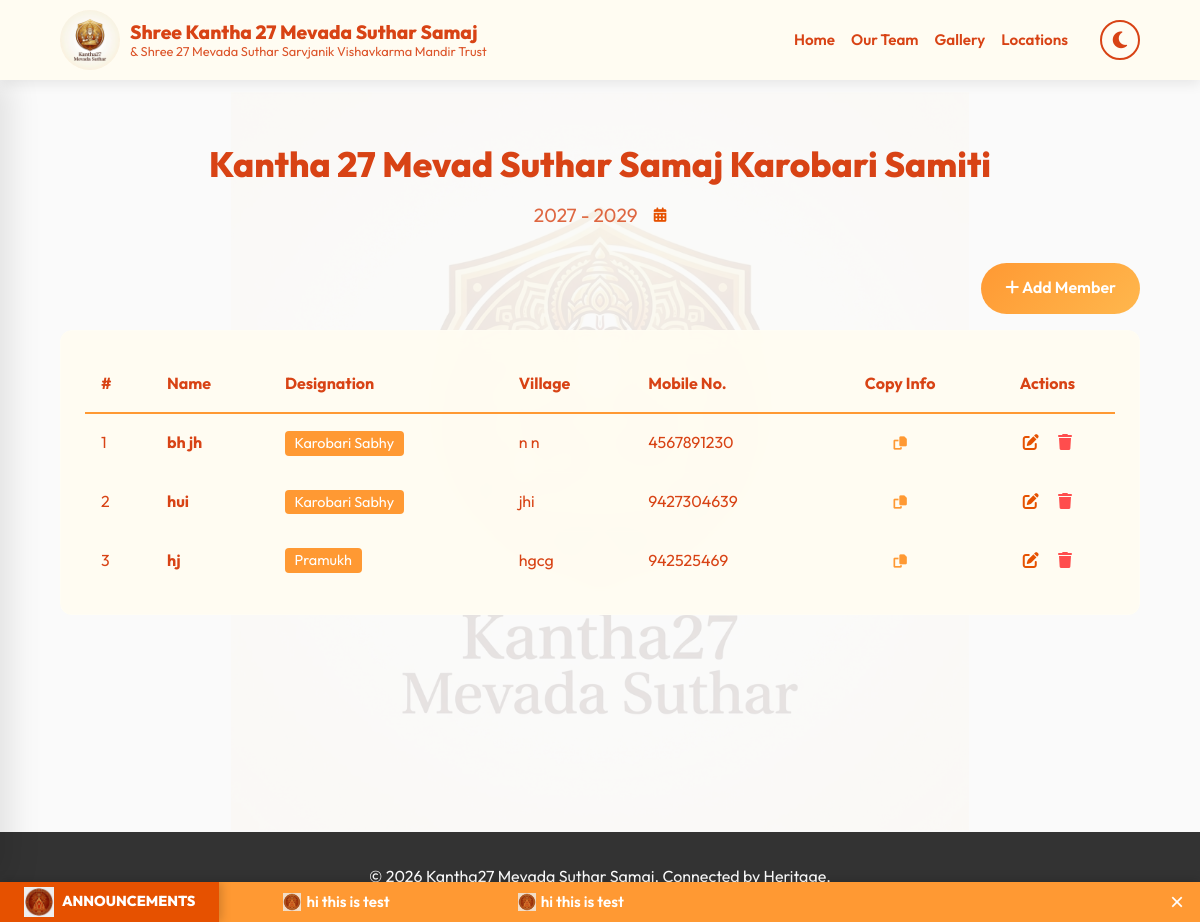
The page /management/committee/ (signed in) on the database its author committed.
### management/models.py (models this page shows, shortened)
class CommitteeSettings(models.Model):
    start_year = models.PositiveIntegerField(_("Start Year"), default=2025)
    end_year = models.PositiveIntegerField(_("End Year"), default=2026)
    class Meta:
        verbose_name = _("Committee Settings")
        verbose_name_plural = _("Committee Settings")

class CommitteeMember(models.Model):
    POSITIONS = [
        ('PRAMUKH', _('Pramukh')),
        ('UP_PRAMUKH', _('Up-pramukh')),
        ('MANTRI', _('Mantri')),
        ('SAH_MANTRI', _('Sah-Mantri')),
        ('KHAJANCHI', _('Khajanchi')),
        ('SAMAJIK_CONVENER', _('Samajik Convener')),
        ('ARTHIC_CONVENER', _('Arthic Convener')),
        ('SHAIKSHANIK_CONVENER', _('Shaikshanik Convener')),
        ('KAROBARI_SABHY', _('Karobari Sabhy')),
        ('AUDITOR', _('Extra Auditor')),
    ]
    POSITION_LIMITS = {
        'PRAMUKH': 1,
        'UP_PRAMUKH': 1,
        'MANTRI': 1,
        'SAH_MANTRI': 1,
        'KHAJANCHI': 1,
        'SAMAJIK_CONVENER': 4,
        'ARTHIC_CONVENER': 4,
        'SHAIKSHANIK_CONVENER': 6,
        'KAROBARI_SABHY': 27,
        'AUDITOR': 1,
    }
    name = models.CharField(_("Name"), max_length=200)
    designation = models.CharField(_("Designation"), max_length=50, choices=POSITIONS)
    village = models.CharField(_("Village"), max_length=100)
    mobile_number = models.CharField(_("Mobile Number"), max_length=15)
    display_order = models.PositiveIntegerField(_("Display Order"), default=0)
    person = models.ForeignKey('people.Person', on_delete=models.SET_NULL, null=True, blank=True, related_name='committee_memberships')
    class Meta:
        verbose_name = _("Committee Member")
        verbose_name_plural = _("Committee Members")
        ordering = ['display_order', 'name']

### news/models.py (models this page shows, shortened)
class NewsAnnouncement(models.Model):
    message = models.TextField(help_text="The announcement text to display in the scroller.")
    is_active = models.BooleanField(default=True, help_text="Toggle visibility of this announcement.")
    scroll_speed = models.IntegerField(default=20, help_text="Speed in seconds (e.g., 20 = Slow, 10 = Fast).")
    created_at = models.DateTimeField(auto_now_add=True)
    updated_at = models.DateTimeField(auto_now=True)

### management/views.py (the view)
# urls.py: path('committee/', views.committee_list, name='committee_list'),
def committee_list(request):
    members = CommitteeMember.objects.all()
    settings = CommitteeSettings.objects.first()
    return render(request, 'management/committee_list.html', {
        'members': members,
        'settings': settings
    })

### news/templatetags/news_tags.py (called while the page is built)
@register.inclusion_tag('news/ticker.html')
def news_ticker():
    announcements = NewsAnnouncement.objects.filter(is_active=True).order_by('-created_at')
    speed = 20
    if announcements.exists():
        speed = announcements.first().scroll_speed
    return {
        'announcements': announcements,
        'speed': speed
    }

### templates/management/committee_list.html (shortened to what this page needs)
{% extends 'base/base.html' %}
{% load i18n %}
{% block content %}
<div class="committee-container">
    <div style="text-align: center; margin-bottom: 2rem;">
        <h1 class="text-accent" style="margin-bottom: 0.5rem; font-weight: 800; font-size: 2.2rem;">
            {% trans "Kantha 27 Mevad Suthar Samaj Karobari Samiti" %}
        </h1>
        <div style="display: flex; justify-content: center; align-items: center; gap: 1rem;">
            <p style="font-size: 1.2rem; opacity: 0.8; margin: 0;">
                {% if settings %}
                {{ settings.start_year }} - {{ settings.end_year }}
                {% else %}
                2025 - 2026
                {% endif %}
            </p>
            {% if user.is_authenticated and user.role in 'ADMIN SUB_ADMIN' or user.is_superuser %}
            <a href="{% url 'committee_settings' %}" class="text-accent" title="Edit Years" style="font-size: 0.9rem;">
                <i class="fas fa-calendar-alt"></i>
            </a>
            {% endif %}
        </div>
    </div>
    <div style="display: flex; justify-content: flex-end; margin-bottom: 1rem;">
        {% if user.is_authenticated and user.role in 'ADMIN SUB_ADMIN' or user.is_superuser %}
        <a href="{% url 'committee_create' %}" class="btn-primary">
            <i class="fas fa-plus"></i> {% trans "Add Member" %}
        </a>
        {% endif %}
    </div>
    <div class="table-responsive"
        style="background: var(--glass-bg); padding: 1.5rem; border-radius: 12px; backdrop-filter: blur(10px); border: 1px solid rgba(255, 255, 255, 0.1);">
        <table class="data-table" style="width: 100%; border-collapse: collapse;">
            <thead>
                <tr style="border-bottom: 2px solid var(--primary-color);">
                    <th style="padding: 1rem; text-align: left;">#</th>
                    <th style="padding: 1rem; text-align: left;">{% trans "Name" %}</th>
                    <th style="padding: 1rem; text-align: left;">{% trans "Designation" %}</th>
                    <th style="padding: 1rem; text-align: left;">{% trans "Village" %}</th>
                    <th style="padding: 1rem; text-align: left;">{% trans "Mobile No." %}</th>
                    <th style="padding: 1rem; text-align: center;">{% trans "Copy Info" %}</th>
                    {% if user.is_authenticated and user.role in 'ADMIN SUB_ADMIN' or user.is_superuser %}
                    <th style="padding: 1rem; text-align: center;">{% trans "Actions" %}</th>
                    {% endif %}
                </tr>
            </thead>
            <tbody>
                {% for member in members %}
                <tr style="border-bottom: 1px solid rgba(255, 255, 255, 0.05); transition: background 0.3s;"
                    onmouseover="this.style.background='rgba(255, 255, 255, 0.05)'"
                    onmouseout="this.style.background='transparent'">
                    <td style="padding: 1rem;">{{ forloop.counter }}</td>
                    <td style="padding: 1rem; font-weight: bold;">{{ member.name }}</td>
                    <td style="padding: 1rem;">
                        <span
                            style="background: var(--primary-color); color: white; padding: 0.2rem 0.6rem; border-radius: 4px; font-size: 0.9rem;">
                            {{ member.get_designation_display }}
                        </span>
                    </td>
                    <td style="padding: 1rem;">{{ member.village }}</td>
                    <td style="padding: 1rem;">{{ member.mobile_number }}</td>
                    <td style="padding: 1rem; text-align: center;">
                        <button class="btn-copy"
                            onclick="copyMemberInfo(event, '{{ member.name|escapejs }}', '{{ member.designation|escapejs }}', '{{ member.village|escapejs }}', '{{ member.mobile_number|escapejs }}')"
                            style="background: none; border: none; cursor: pointer; color: var(--primary-color); transition: transform 0.2s;">
                            <i class="fas fa-copy"></i>
                        </button>
                    </td>
                    {% if user.is_authenticated and user.role in 'ADMIN SUB_ADMIN' or user.is_superuser %}
                    <td style="padding: 1rem; text-align: center;">
                        <a href="{% url 'committee_update' member.pk %}" class="text-accent"
                            style="margin-right: 1rem;"><i class="fas fa-edit"></i></a>
                        <a href="{% url 'committee_delete' member.pk %}" style="color: #ff4d4d;"><i
                                class="fas fa-trash"></i></a>
                    </td>
                    {% endif %}
                </tr>
                {% empty %}
                <tr>
                    <td colspan="7" style="padding: 2rem; text-align: center; opacity: 0.7;">
                        {% trans "No committee members found." %}
                    </td>
                </tr>
                {% endfor %}
            </tbody>
        </table>
    </div>
</div>
{% endblock %}

### templates/news/ticker.html
{% load static %}
{% if announcements %}
<div class="news-ticker-container">
    <div class="ticker-label">
        <img src="{% static 'img/ticker_logo.png' %}" alt="News" style="height: 30px; margin-right: 8px;">
        Announcements
    </div>
    <div class="ticker-wrap">
        <div class="ticker-move" style="animation-duration: {{ speed }}s;">
            <div class="ticker-group">
                {% for item in announcements %}
                <div class="ticker-item">
                    <img src="{% static 'img/ticker_logo.png' %}" alt="Icon"
                        style="height: 18px; vertical-align: middle; margin-right: 5px; opacity: 0.8;">
                    {{ item.message }}
                </div>
                {% endfor %}
            </div>
            <div class="ticker-group">
                {% for item in announcements %}
                <div class="ticker-item">
                    <img src="{% static 'img/ticker_logo.png' %}" alt="Icon"
                        style="height: 18px; vertical-align: middle; margin-right: 5px; opacity: 0.8;">
                    {{ item.message }}
                </div>
                {% endfor %}
            </div>
        </div>
    </div>
    <button class="ticker-close"
        onclick="document.querySelector('.news-ticker-container').style.display='none';">&times;</button>
</div>
{% endif %}

### static/css/orange_theme.css (style rules this page uses)
:root { --primary-color: #FF9933; --primary-text-dark: #D84315; --secondary-color: #FFF3E0; --accent-color: #E65100; --text-color: #D84315; --text-muted: #BF360C; --text-white: #ffffff; --bg-color: #FEF9E7; --bg-color: #FAFAFA; --glass-bg: rgba(255, 252, 242, 0.95); --shadow-sm: 0 4px 12px rgba(0, 0, 0, 0.08); --shadow-lg: 0 12px 32px rgba(255, 153, 51, 0.15); --gradient-primary: linear-gradient(135deg, #FF9933 0%, #FFB74D 100%); --navbar-height: 80px; --input-bg: #FFFFFF; --input-border: #EEEEEE; }
body { font-family: 'Outfit', sans-serif; background-color: var(--bg-color); color: var(--text-color); margin: 0; padding: 0; background-color: var(--bg-color); color: var(--text-color); margin: 0; padding: 0; line-height: 1.6; position: relative; min-height: 100vh; transition: background-color 0.4s ease, color 0.4s ease; }
h1, h2, h3, h4, h5, h6 { color: var(--primary-text-dark) !important; }
body::before { content: ""; position: fixed; top: 50%; left: 50%; transform: translate(-50%, -50%); width: 80%; height: 80%; background-image: url('../img/logo.png'); background-repeat: no-repeat; background-position: center; background-size: contain; opacity: 0.1; z-index: -1; pointer-events: none; }
.btn-primary { background: var(--primary-color); background-image: var(--gradient-primary); color: white; padding: 0.8rem 1.5rem; border-radius: 50px; text-decoration: none; border: none; font-weight: 600; transition: all 0.3s; display: inline-block; cursor: pointer; }
.text-accent { color: var(--accent-color); }
.fas, .fab, .far { transition: transform 0.2s cubic-bezier(0.175, 0.885, 0.32, 1.275); display: inline-block; }
.btn-primary i, .btn-secondary i { pointer-events: none; }
.news-ticker-container { position: fixed; bottom: 0; left: 0; width: 100%; background: var(--primary-color); color: white; height: 40px; display: flex; align-items: center; box-shadow: 0 -2px 10px rgba(0, 0, 0, 0.15); overflow: hidden; z-index: 9999; }
.ticker-label { background: var(--accent-color); padding: 0 1.5rem; height: 100%; display: flex; align-items: center; font-weight: 800; text-transform: uppercase; font-size: 0.9rem; z-index: 2; box-shadow: 2px 0 10px rgba(0, 0, 0, 0.2); }
.ticker-wrap { flex: 1; overflow: hidden; height: 100%; position: relative; display: flex; align-items: center; }
.ticker-move { display: flex; white-space: nowrap; animation-timing-function: linear; animation-name: ticker-left-to-right; animation-iteration-count: infinite; width: max-content; }
.ticker-group { display: flex; flex-shrink: 0; }
.ticker-item { display: flex; align-items: center; padding: 0 4rem; font-size: 0.95rem; font-weight: 600; }
.ticker-close { background: transparent; border: none; color: white; font-size: 1.5rem; padding: 0 1rem; cursor: pointer; line-height: 1; height: 100%; z-index: 3; }

### rows shown on the page
CommitteeSettings: start_year "2027", end_year "2029"
CommitteeMember: name "bh jh", designation "Karobari Sabhy", village "n n", mobile_number "4567891230"
CommitteeMember: name "hui", designation "Karobari Sabhy", village "jhi", mobile_number "9427304639"
CommitteeMember: name "hj", designation "Pramukh", village "hgcg", mobile_number "942525469"
NewsAnnouncement: message "hi this is test"
